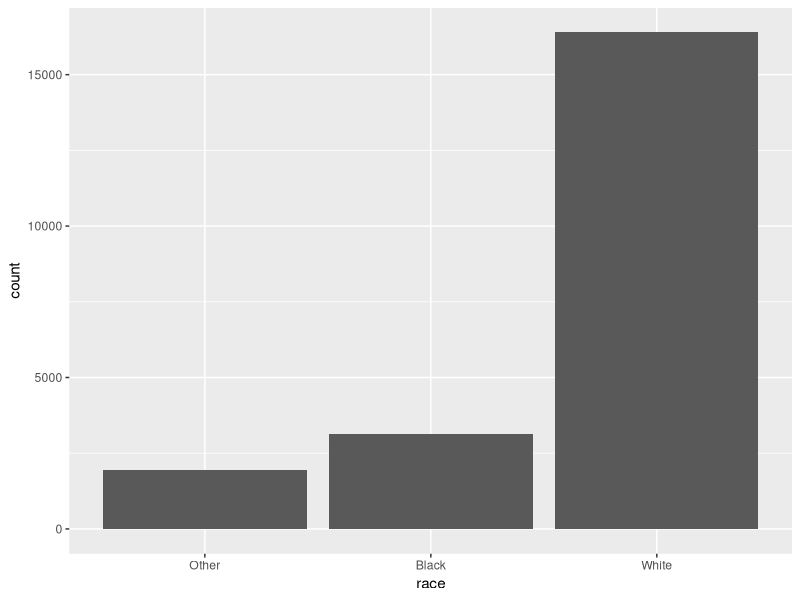
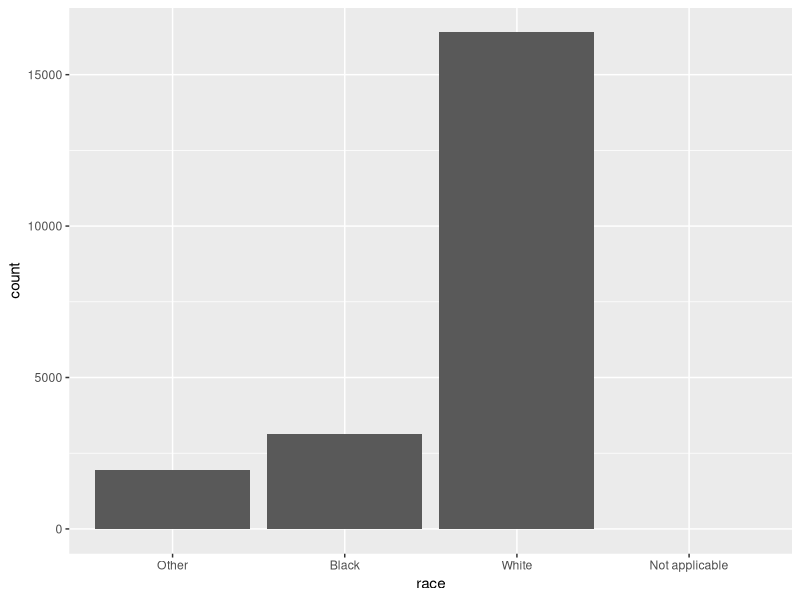
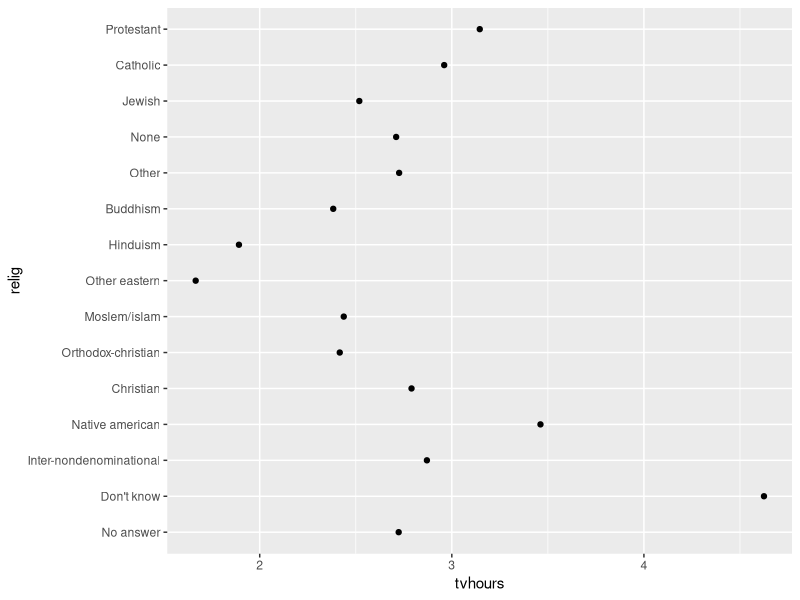
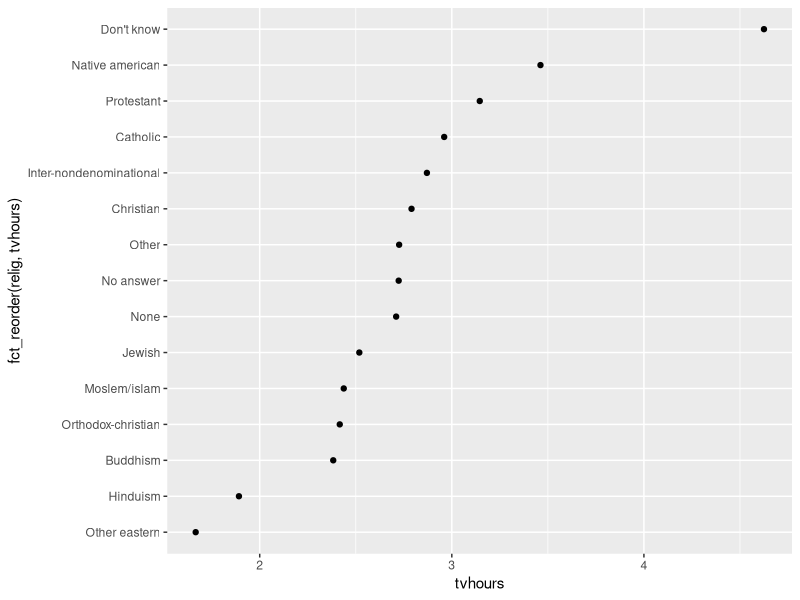
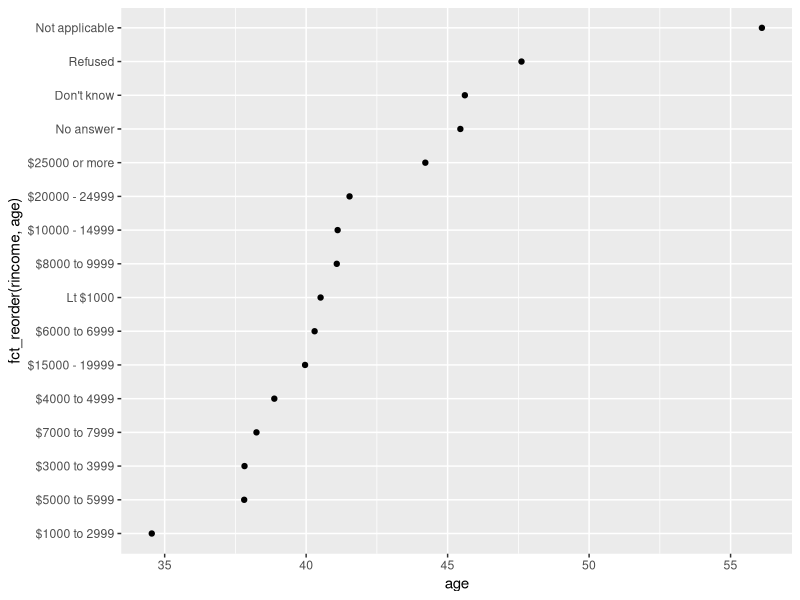
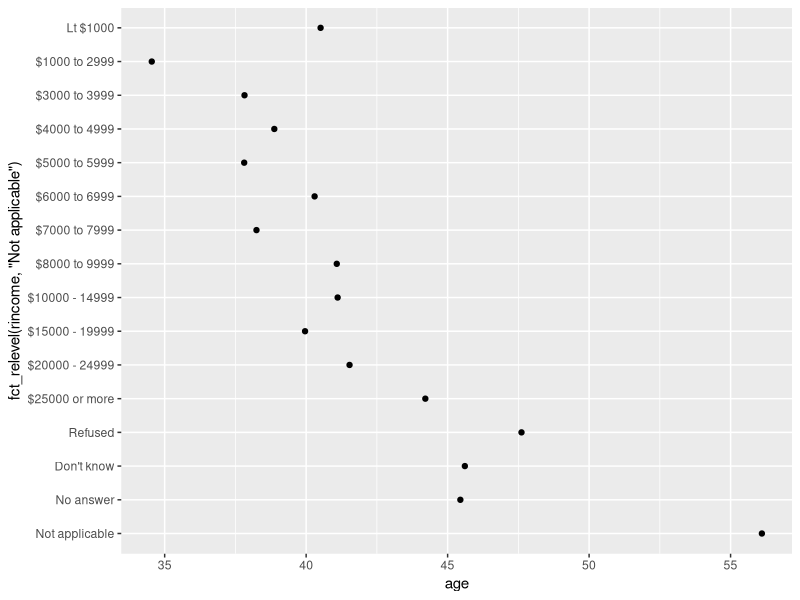
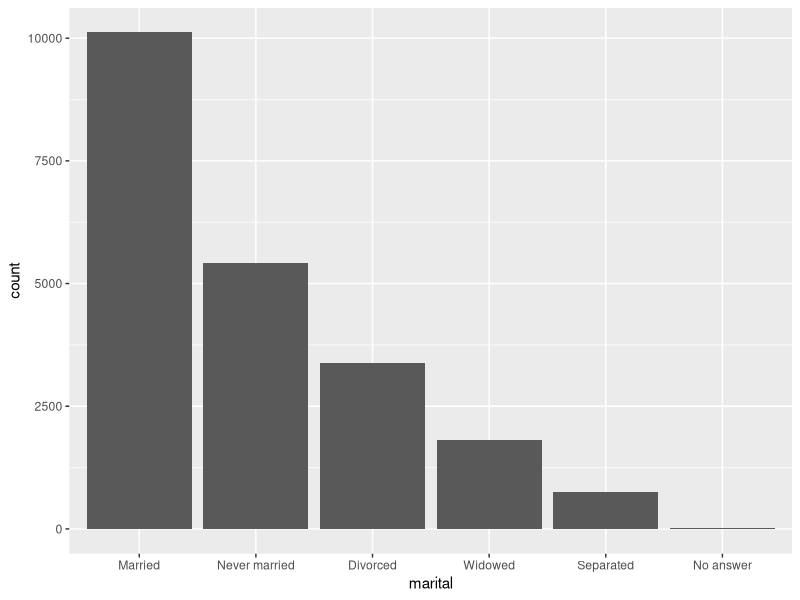
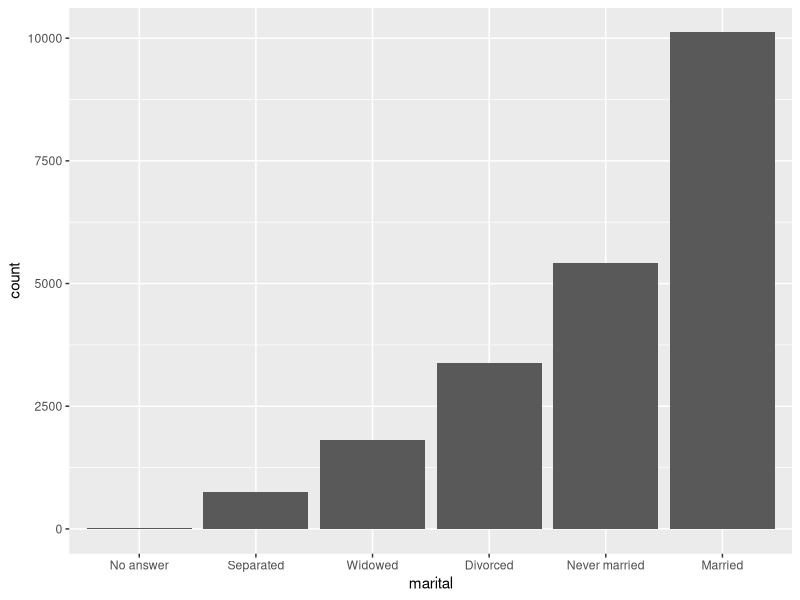

These charts were generated, in order, by the following R code:
## ---- chunk 1
library(tidyverse)
library(forcats)
## ---- chunk 2
x1 <- c("Dec", "Apr", "Jan", "Mar")
## ---- chunk 3
x2 <- c("Dec", "Apr", "Jam", "Mar")
## ---- chunk 4
sort(x1)
## ---- chunk 5
month_levels <- c("Jan", "Feb", "Mar", "Apr", "May", "Jun", "Jul", "Aug", "Sep", "Oct", "Nov", "Dec")
## ---- chunk 6
y1 <- factor(x1, levels = month_levels)
y1
sort(y1)
## ---- chunk 7
y2 <- factor(x2, levels = month_levels)
y2
## ---- chunk 8
sort(y1)
## ---- chunk 9
y2 <- parse_factor(x2, levels = month_levels)
## ---- chunk 10
factor(x1)
## ---- chunk 11
f1 <- factor(x1, levels = unique(x1))
f1

f2 <- x1 %>% factor() %>% fct_inorder()
f2
## ---- chunk 12
levels(f2)
## ---- chunk 13
gss_cat
## ---- chunk 14
gss_cat %>% 
  count(race)
## ---- chunk 15
ggplot(gss_cat, aes(race)) + geom_bar()
## ---- chunk 16
levels(gss_cat$race)
unique(gss_cat$race)
## ---- chunk 17
ggplot(gss_cat, aes(race)) + geom_bar() + scale_x_discrete(drop = FALSE)
## ---- chunk 18
relig_summary <- gss_cat %>% 
  group_by(relig) %>% 
  summarise(
    age = mean(age, na.rm = TRUE),
    tvhours = mean(tvhours, na.rm = TRUE),
    n = n()
  )

ggplot(relig_summary, aes(tvhours, relig)) + geom_point()
## ---- chunk 19
ggplot(relig_summary, aes(tvhours, fct_reorder(relig, tvhours))) + 
  geom_point()
## ---- chunk 20
rincome_summary <- gss_cat %>% 
  group_by(rincome) %>% 
  summarise(
    age = mean(age, na.rm = TRUE),
    tvhours = mean(tvhours, na.rm = TRUE),
    n = n()
  )

ggplot(rincome_summary, aes(age, fct_reorder(rincome, age))) + geom_point()
## ---- chunk 21
ggplot(rincome_summary, aes(age, fct_relevel(rincome, "Not applicable"))) + 
  geom_point()
## ---- chunk 22
gss_cat %>% 
  mutate(marital = marital %>% fct_infreq()) %>% 
  ggplot(aes(marital)) + 
  geom_bar()

gss_cat %>% 
  mutate(marital = marital %>% fct_infreq() %>% fct_rev()) %>% 
  ggplot(aes(marital)) +
  geom_bar()
